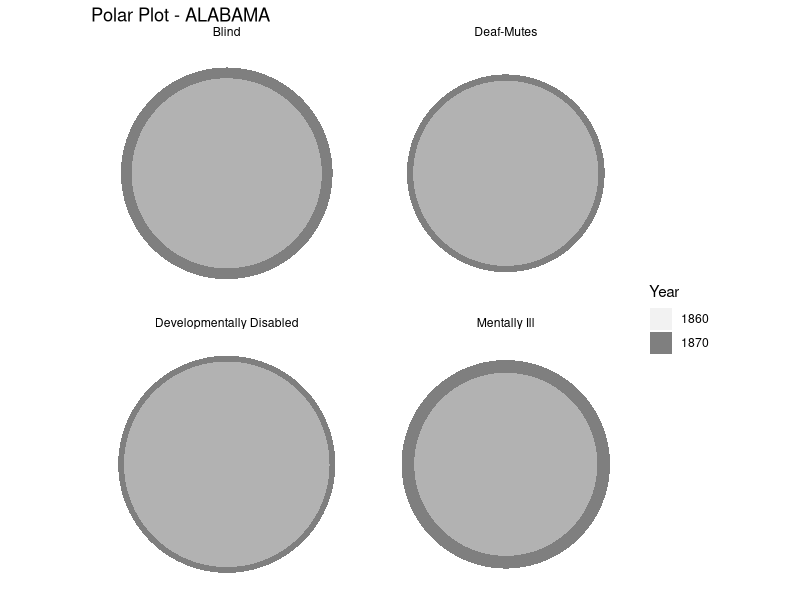
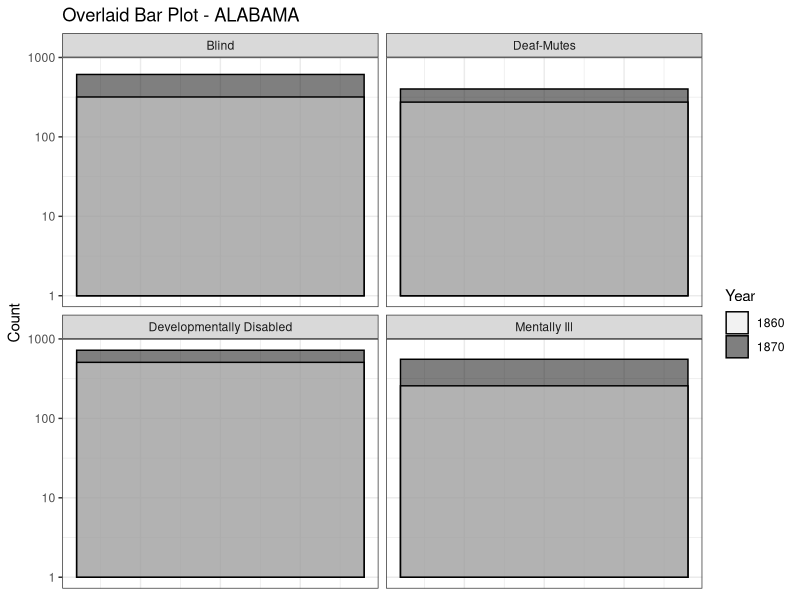
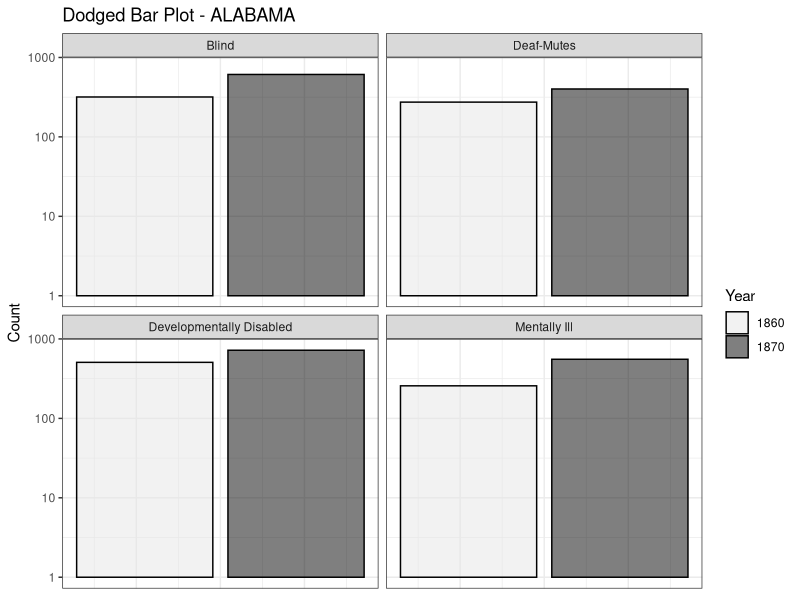
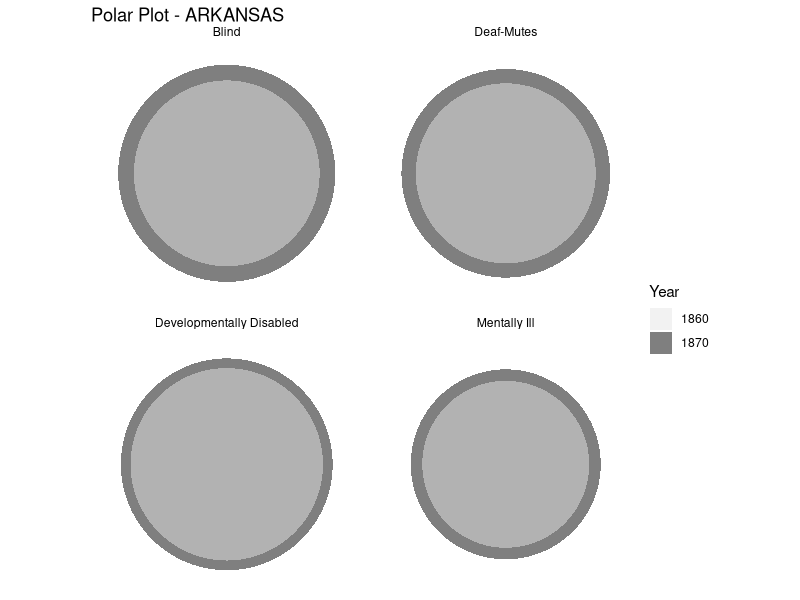
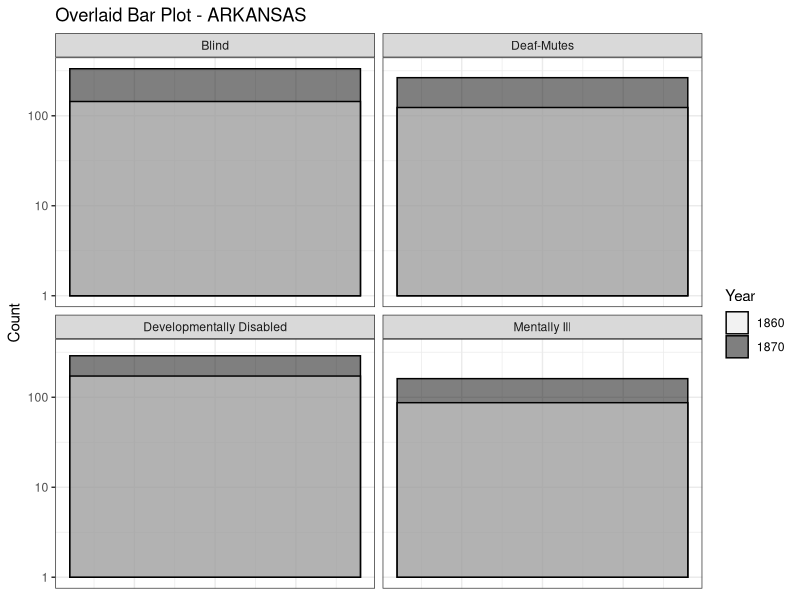
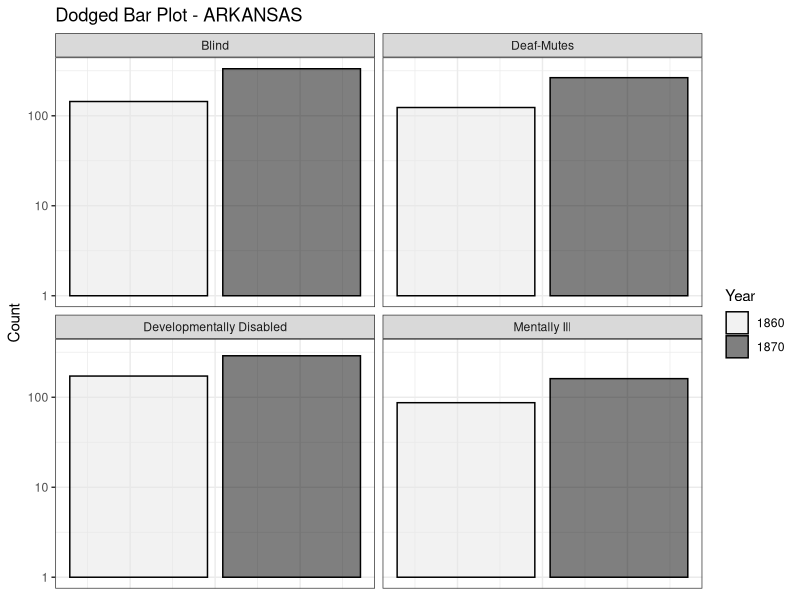
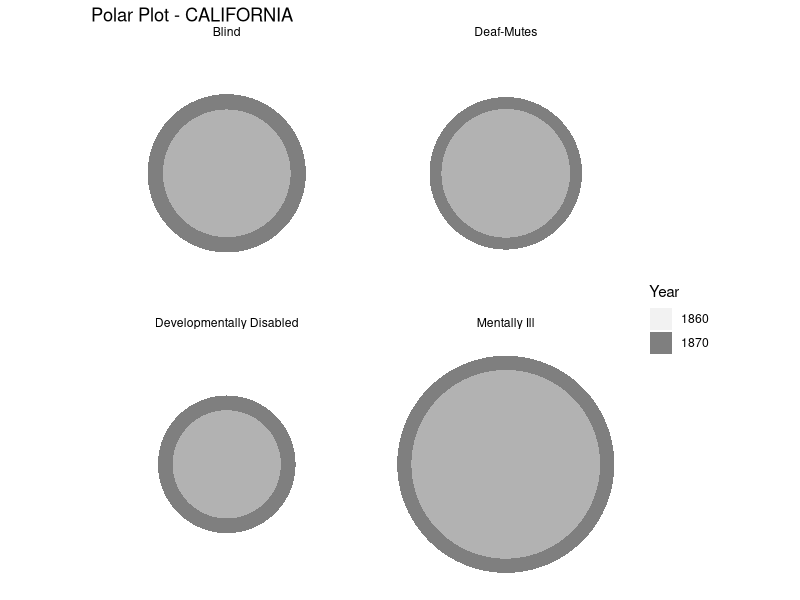
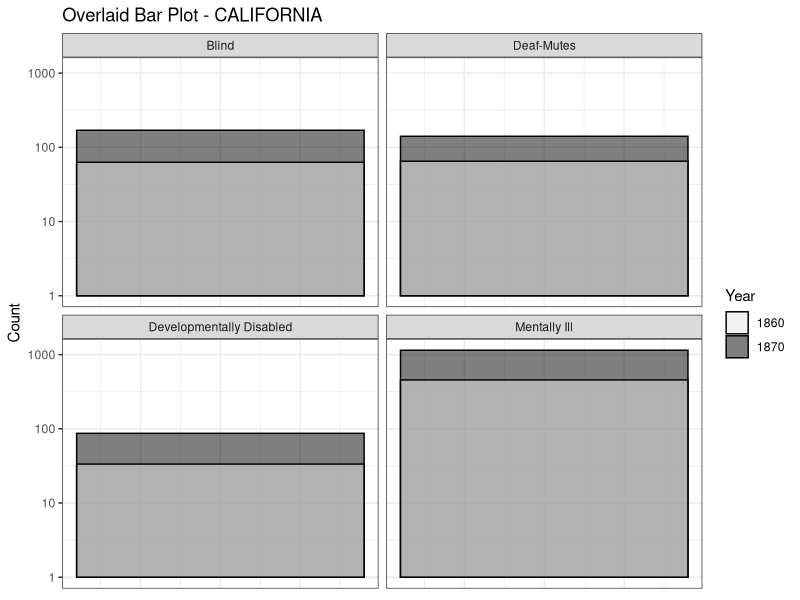

Source code (R) for these figures, in order: (Note: this script raises an error after producing the figures.)
## ---- chunk 1
library(ggplot2)
library(dplyr)
library(readr)
library(tidyr)
library(purrr)

# Load in csv fule and make sure everything is ordered correctly and the correct data type 
visuals_data <- read_csv("Visuals_data_cleaned.csv",
                         col_types = cols(
                           State = col_character(),
                           Year = col_factor(levels = c("1860", "1870"), ordered = TRUE),
                           `Mentally Ill` = col_double(),
                           Blind = col_double(),
                           `Developmentally Disabled` = col_double(),
                           `Deaf-Mutes` = col_double()
                         ))

# Pivot longer to get category and count columns to more easily display the data 
visuals_long <- visuals_data %>%
  pivot_longer(cols = c(`Mentally Ill`, Blind, `Developmentally Disabled`, `Deaf-Mutes`),
               names_to = "Category",
               values_to = "Count")
 

# creates a folder to store the images in 
output_dir <- "plots_by_state_and_visual_type"
if (!dir.exists(output_dir)) {
  dir.create(output_dir)
}

# Function to generate and save 3 plot types per state
create_and_save_plots <- function(state_name) {
  df <- visuals_long %>% filter(State == state_name)
  
  # Polar plot
  p_polar <- ggplot(df, aes(x = 1, y = Count, fill = Year)) +
    geom_col(position = "identity", alpha = 0.5) +
    scale_fill_manual(values = c("1860" = "grey90", "1870" = "black")) +
    # changes the scale to log values 
    scale_y_log10() +
    coord_polar(theta = "x") +
    facet_wrap(~Category, ncol = 2) +
    theme_void() +
    ggtitle(paste("Polar Plot -", state_name))
  
  ggsave(filename = file.path(output_dir, paste0(state_name, "-polar.png")),
         plot = p_polar, width = 7, height = 5, dpi = 300)
  
  # Overlaid bar plot
  p_overlaid <- ggplot(df, aes(x = 1, y = Count, fill = Year)) +
    geom_col(position = "identity", alpha = 0.5, color = "black") +
    scale_fill_manual(values = c("1860" = "grey90", "1870" = "black")) +
      # changes the scale to log values 
    scale_y_log10() +
    facet_wrap(~Category, ncol = 2) +
    theme_bw() +
    theme(axis.ticks.x = element_blank(),
          axis.text.x = element_blank(),
          axis.title.x = element_blank()) +
    ggtitle(paste("Overlaid Bar Plot -", state_name))
  
  ggsave(filename = file.path(output_dir, paste0(state_name, "-overlaid.png")),
         plot = p_overlaid, width = 7, height = 5, dpi = 300)
  
  # Dodged bar plot
  p_dodged <- ggplot(df, aes(x = 1, y = Count, fill = Year)) +
    geom_col(position = position_dodge2(), alpha = 0.5, color = "black") +
    scale_fill_manual(values = c("1860" = "grey90", "1870" = "black")) +
      # changes the scale to log values 
    scale_y_log10() +
    facet_wrap(~Category, ncol = 2) +
    theme_bw() +
    theme(axis.ticks.x = element_blank(),
          axis.text.x = element_blank(),
          axis.title.x = element_blank()) +
    ggtitle(paste("Dodged Bar Plot -", state_name))
  
  ggsave(filename = file.path(output_dir, paste0(state_name, "-dodged.png")),
         plot = p_dodged, width = 7, height = 5, dpi = 300)
}

# Loop through all states and generate plots
unique(visuals_long$State) %>% walk(create_and_save_plots)

## ---- chunk 2
library(ggplot2)
library(dplyr)
library(readr)
library(tidyr)
library(purrr)
library(stringr)

# Load data
visuals_data_1 <- read_csv("Visuals_data_cleaned.csv",
                         col_types = cols(
                           State = col_character(),
                           Year = col_factor(levels = c("1860", "1870"), ordered = TRUE),
                           `Mentally Ill` = col_double(),
                           Blind = col_double(),
                           `Developmentally Disabled` = col_double(),
                           `Deaf-Mutes` = col_double()
                         ))

# Convert to long format
visuals_long <- visuals_data_1 %>%
  pivot_longer(cols = c(`Mentally Ill`, Blind, `Developmentally Disabled`, `Deaf-Mutes`),
               names_to = "Category",
               values_to = "Count") 

create_plot <- function(data, disability, vis_type) {
  df <- data %>% filter(Category == disability)
  
  if (vis_type == "polar") {
    # Facet by state to get one polar plot per state
    p <- ggplot(df, aes(x = 1, y = Count, fill = Year)) +
      geom_col(position = "identity", alpha = 0.5) +
      scale_fill_manual(values = c("1860" = "grey90", "1870" = "black")) +
        # changes the scale to log values 
    #scale_y_log10() +
      coord_polar(theta = "x") +
      facet_wrap(~ State, ncol = 6) +
      theme_void() +
      labs(title = paste("Polar Plot -", disability))
    
  } else {
    # Base for bar plots: all states on x axis
    base_plot <- ggplot(df, aes(x = State, y = Count, fill = Year)) +
      scale_fill_manual(values = c("1860" = "grey90", "1870" = "black")) +
     
        # changes the scale to sqrt values 
    #scale_y_sqrt() +
      theme_bw() +
      theme(axis.text.x = element_text(angle = 90, hjust = 1)) +
      labs(title = paste(vis_type, "-", disability),
           x = "State",
           y = "Count")
    
    if (vis_type == "overlaid") {
      p <- base_plot +
        geom_col(position = "identity", alpha = 0.5, color = "black") +
      
          # changes the scale to sqrt values 
    #scale_y_log10() +
        theme(axis.ticks.x = element_blank(),
              axis.title.x = element_blank())
      
    } else if (vis_type == "dodged") {
      p <- base_plot +
        geom_col(position = position_dodge(width = 0.7), alpha = 0.5, color = "black") +
     
          # changes the scale to sqrt values 
  #  scale_y_sqrt() +
        theme(axis.title.x = element_blank())
    } else {
      stop("Unknown visual type")
    }
  }
  
  return(p)
}

# Create output folder
if (!dir.exists("plots_by_disability_and_visual_type")) {
  dir.create("plots_by_disability_and_visual_type")
}

disabilities <- c("Mentally Ill", "Blind", "Developmentally Disabled", "Deaf-Mutes")
visual_types <- c("polar", "overlaid", "dodged")

walk(disabilities, function(dis) {
  walk(visual_types, function(vis) {
    file_name <- paste0("plots_by_disability_and_visual_type/", str_replace_all(dis, " ", "_"), "_", vis, ".png")
    plot_obj <- create_plot(visuals_long, dis, vis)
    ggsave(file_name, plot = plot_obj, width = 14, height = 7, dpi = 300)
  })
})

## ---- chunk 3
library(ggplot2)
library(dplyr)
library(readr)
library(tidyr)
library(purrr)
library(stringr)

# Load data
visuals_data_1 <- read_csv("Visuals_data_cleaned.csv",
                          col_types = cols(
                            State = col_character(),
                            Year = col_factor(levels = c("1860", "1870"), ordered = TRUE),
                            `Mentally Ill` = col_double(),
                            Blind = col_double(),
                            `Developmentally Disabled` = col_double(),
                            `Deaf-Mutes` = col_double()
                          ))

# Convert to long format
visuals_long <- visuals_data_1 %>%
  pivot_longer(cols = c(`Mentally Ill`, Blind, `Developmentally Disabled`, `Deaf-Mutes`),
               names_to = "Category",
               values_to = "Count") 

# Calculate z-score and assign Group by Category + Year
grouped_data <- visuals_long %>%
  group_by(Category, Year) %>%
  mutate(
    z_score = (Count - mean(Count, na.rm = TRUE)) / sd(Count, na.rm = TRUE),
    Group = case_when(
      z_score < -1.5 ~ "Very Low",
      z_score >= -1.5 & z_score < -0.5 ~ "Low",
      z_score >= -0.5 & z_score < 0.5 ~ "Average",
      z_score >= 0.5 & z_score < 1.5 ~ "High",
      z_score >= 1.5 ~ "Very High",
     # TRUE ~ NA_character_
    )
  ) %>%
  ungroup()

# Create wide format to get transition group per state & category
group_transitions <- grouped_data %>%
  select(State, Category, Year, Group) %>%
  pivot_wider(names_from = Year, values_from = Group, names_prefix = "Group_") %>%
  mutate(Transition = paste0(Group_1860, "-", Group_1870))

# Join transition info back to the long data for plotting
visuals_with_transitions <- visuals_long %>%
  left_join(
    group_transitions %>% select(State, Category, Transition),
    by = c("State", "Category")
  )


create_plot <- function(data, disability, transition_group, vis_type) {
  df <- data %>%
    filter(Category == disability, Transition == transition_group)
  
  if(nrow(df) == 0){
    message(glue::glue("No data for {disability} with transition {transition_group}"))
    return(NULL)
  }
  
  if (vis_type == "polar") {
    p <- ggplot(df, aes(x = 1, y = Count, fill = Year)) +
      geom_col(position = "identity", alpha = 0.5) +
      scale_fill_manual(values = c("1860" = "grey90", "1870" = "black")) +
      coord_polar(theta = "x") +
      facet_wrap(~ State, ncol = 6) +
      theme_void() +
      labs(title = paste("Polar Plot -", disability, "\nTransition:", transition_group))
    
  } else {
    base_plot <- ggplot(df, aes(x = State, y = Count, fill = Year)) +
      scale_fill_manual(values = c("1860" = "grey90", "1870" = "black")) +
      theme_bw() +
      theme(axis.text.x = element_text(angle = 90, hjust = 1)) +
      labs(title = paste(vis_type, "-", disability, "\nTransition:", transition_group),
           x = "State",
           y = "Count")
    
    if (vis_type == "overlaid") {
      p <- base_plot +
        geom_col(position = "identity", alpha = 0.5, color = "black") +
        theme(axis.ticks.x = element_blank(),
              axis.title.x = element_blank())
      
    } else if (vis_type == "dodged") {
      p <- base_plot +
        geom_col(position = position_dodge(width = 0.7), alpha = 0.5, color = "black") +
        theme(axis.title.x = element_blank())
    } else {
      stop("Unknown visual type")
    }
  }
  
  return(p)
}

# Create output folder
if (!dir.exists("grouped_vis")) {
  dir.create("grouped_vis")
}

disabilities <- unique(visuals_with_transitions$Category)
transitions <- unique(visuals_with_transitions$Transition)
visual_types <- c("polar", "overlaid", "dodged")

library(glue)

# Loop over each disability, each transition group, and each visual type
walk(disabilities, function(dis) {
  # Filter transitions for this disability (some transitions may not appear for each disability)
  trans_for_dis <- visuals_with_transitions %>%
    filter(Category == dis) %>%
    pull(Transition) %>%
    unique()
  
  walk(trans_for_dis, function(trans_grp) {
    walk(visual_types, function(vis) {
      file_name <- glue("grouped_vis/{str_replace_all(dis, ' ', '_')}_{str_replace_all(trans_grp, '-', '_')}_{vis}.png")
      plot_obj <- create_plot(visuals_with_transitions, dis, trans_grp, vis)
      
      if(!is.null(plot_obj)){
        ggsave(file_name, plot = plot_obj, width = 14, height = 7, dpi = 300)
      }
    })
  })
})

# Allows you to call these and actually assign visuals based upon this 
# Summarize each state's transitions across all categories
state_transition_summary <- group_transitions %>%
  mutate(Transition = paste0(Group_1860, "-", Group_1870)) %>%
  select(State, Category, Transition) %>%
  pivot_wider(names_from = Category, values_from = Transition) %>%
  arrange(State)

# Preview the result
head(state_transition_summary)

## ---- chunk 4
library(ggplot2)
library(dplyr)
library(readr)
library(tidyr)
library(purrr)
library(stringr)

# Load data
visuals_data <- read_csv("Visuals_data_cleaned.csv",
                         col_types = cols(
                           State = col_character(),
                           Year = col_factor(levels = c("1860", "1870"), ordered = TRUE),
                           `Mentally Ill` = col_double(),
                           Blind = col_double(),
                           `Developmentally Disabled` = col_double(),
                           `Deaf-Mutes` = col_double()
                         ))

# Convert to long format
visuals_long <- visuals_data %>%
  pivot_longer(cols = c(`Mentally Ill`, Blind, `Developmentally Disabled`, `Deaf-Mutes`),
               names_to = "Category",
               values_to = "Count")

# Define state pairs - original mental illness pairs plus new developmentally disabled pairs
state_pairs <- list(
  # Mental illness pairs
  c("MISSISSIPPI", "LOUISIANA"),
  c("NORTH CAROLINA", "TENNESSEE"),
  c("ALABAMA", "GEORGIA"),
  c("FLORIDA", "DELAWARE"),
  c("MISSOURI", "OHIO"),
  # Developmentally disabled pairs
  c("MAINE", "KENTUCKY")
)

# Verify all states exist in data
all_states <- unique(visuals_long$State)
walk(state_pairs, function(pair) {
  if (!all(pair %in% all_states)) {
    missing <- setdiff(pair, all_states)
    stop(paste("States not found in data:", paste(missing, collapse = ", ")))
  }
})

# EXACT recreation of your original plotting function style
create_pair_plot <- function(data, disability, vis_type, states) {
  df <- data %>% 
    filter(Category == disability, State %in% states) %>%
    mutate(State = factor(State, levels = states))  # Preserve order
  
  if (nrow(df) == 0) {
    stop(paste("No data found for:", paste(states, collapse = " vs ")))
  }
  
  if (vis_type == "polar") {
    p <- ggplot(df, aes(x = 1, y = Count, fill = Year)) +
      geom_col(position = "identity", alpha = 0.5) +
      scale_fill_manual(values = c("1860" = "grey90", "1870" = "black")) +
      coord_polar(theta = "x") +
      facet_wrap(~ State, ncol = 2) +
      theme_void() +
      labs(title = paste("Polar Plot -", disability))
    
  } else {
    # EXACT original bar plot styling
    base_plot <- ggplot(df, aes(x = State, y = Count, fill = Year)) +
      scale_fill_manual(values = c("1860" = "grey90", "1870" = "black")) +
      theme_bw() +  # Original used theme_bw()
      theme(axis.text.x = element_text(angle = 90, hjust = 1)) +
      labs(title = paste(vis_type, "-", disability),
           x = "State",
           y = "Count")
    
    if (vis_type == "overlaid") {
      p <- base_plot +
        geom_col(position = "identity", alpha = 0.5, color = "black") +
        theme(axis.ticks.x = element_blank(),
              axis.title.x = element_blank())
      
    } else if (vis_type == "dodged") {
      p <- base_plot +
        # width changes how overlaid they are. 1 is not overlaid and the closer to 0 the more overlaid
        geom_col(position = position_dodge(width = .8), width = 0.7, alpha = 0.5, color = "black") +
        theme(axis.title.x = element_blank())
    } else {
      stop("Unknown visual type")
    }
  }
  
  return(p)
}

# Create output folder
if (!dir.exists("pair_plots_original_style")) {
  dir.create("pair_plots_original_style")
}

# Define visualization types
visual_types <- c("polar", "overlaid", "dodged")

# Generate all plots for each pair
walk(state_pairs[1:5], function(pair) {  # Original mental illness pairs
  walk(visual_types, function(vis) {
    tryCatch({
      file_name <- paste0("pair_plots_original_style/Mentally_Ill_", 
                         paste(pair, collapse = "_"), "_", 
                         vis, ".png")
      plot_obj <- create_pair_plot(visuals_long, "Mentally Ill", vis, pair)
      ggsave(file_name, plot = plot_obj, width = 6, height = 4, dpi = 300)
    }, error = function(e) {
      message(paste("Error creating plot for", paste(pair, collapse = " vs "), ":", e$message))
    })
  })
})

# Generate developmentally disabled plots for Maine and Kentucky
walk(state_pairs[6], function(pair) {  # Maine vs Kentucky
  walk(visual_types, function(vis) {
    tryCatch({
      file_name <- paste0("pair_plots_original_style/Developmentally_Disabled_", 
                         paste(pair, collapse = "_"), "_", 
                         vis, ".png")
      plot_obj <- create_pair_plot(visuals_long, "Developmentally Disabled", vis, pair)
      ggsave(file_name, plot = plot_obj, width = 6, height = 4, dpi = 300)
    }, error = function(e) {
      message(paste("Error creating plot for", paste(pair, collapse = " vs "), ":", e$message))
    })
  })
})

message("Plot generation complete. Check 'pair_plots_original_style' folder.")
## ---- chunk 5
library(ggplot2)

# Create the data
plot_data <- data.frame(
  Year = factor(c("1860", "1870")),
  Count = c(130, 200),
  State = "State 1"
)

# Create the dodged bar plot with your exact color scheme
dodged_plot <- ggplot(plot_data, aes(x = State, y = Count, fill = Year)) +
  geom_col(
    position = position_dodge(width = 0.8), 
    width = 0.7,
    color = "black",        # Black outlines
    alpha = 0.5            # Slight transparency
  ) +
  scale_fill_manual(
    values = c(
      "1860" = "grey90",   # Light gray for 1860
      "1870" = "black"     # Black for 1870
    )
  ) +
  theme_bw() +
  theme(
    axis.text.x = element_text(angle = 0, hjust = 0.5),
    plot.title = element_text(hjust = 0.5),
    legend.position = "top"
  ) +
  labs(
    title = "Example Bar Chart",
    x = "",
    y = "Count",
    fill = "Year"
  ) +
  scale_y_continuous(expand = expansion(mult = c(0, 0.1)))

# Print the plot
print(dodged_plot)

# Save the plot (optional)
ggsave("pair_plots_original_style/dodged_example.png", plot = dodged_plot, width = 6, height = 3, dpi = 300)
